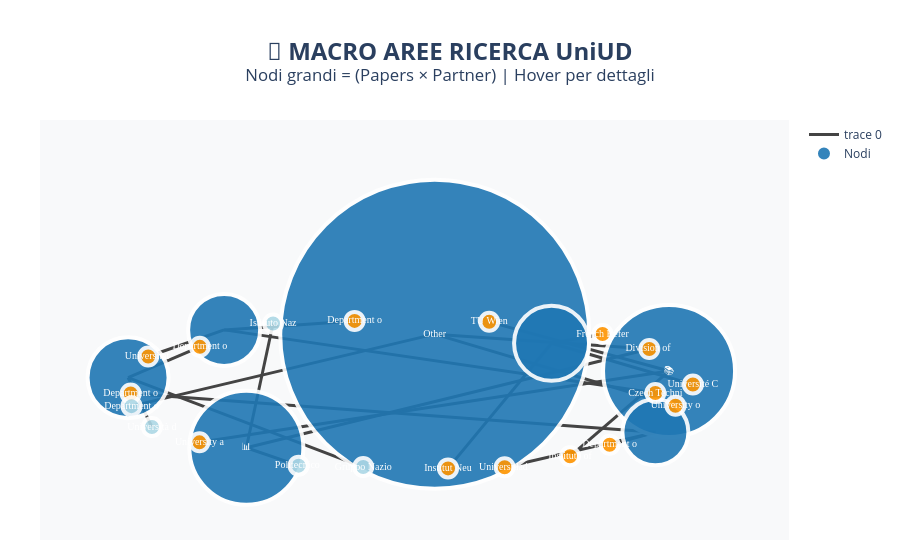

Notebook code for this chart:
### Code cell
import pandas as pd
import networkx as nx
import re
import plotly.graph_objects as go
from collections import Counter, defaultdict
import numpy as np

# === CARICAMENTO DATI ===
df = pd.read_csv("nuovo_dataset.csv")
df = df.dropna(subset=["Affiliations"])
df["AffiliationsList"] = df["Affiliations"].str.split(";")

def is_udine(aff): 
    return bool(re.search(r"\bUdine\b", aff, re.IGNORECASE))

def classify_affiliation(aff):
    aff_lower = aff.lower()
    italian_keywords = ["italy", "udine", "padova", "padua", "milano", "roma", "bozen", "trieste"]
    return "Italian" if any(kw in aff_lower for kw in italian_keywords) else "Foreign"

df_udine = df[df["AffiliationsList"].apply(lambda affs: any(is_udine(a) for a in affs))]

# === MACRO AREE di RICERCA (definite dai topics dominanti) ===
df_udine['Keywords'] = df_udine['Author Keywords'].fillna('') + ';' + df_udine['Index Keywords'].fillna('')
all_keywords = []
for kw_str in df_udine['Keywords']:
    if pd.notna(kw_str):
        all_keywords.extend([k.strip().lower() for k in re.split(r'[;,]', str(kw_str)) if len(k.strip()) > 2])

keyword_freq = Counter(all_keywords)
print("Top Keywords grezzi:", keyword_freq.most_common(15))

# 🎯 MACRO AREE IDENTIFICATE DAL DATASET
MACRO_AREE = {
    '🧮 ALGORITHMS & AI': ['algorithms', 'optimization', 'combinatorial', 'hyper-heuristic', 'simulated annealing'],
    '🔬 DEEP LEARNING': ['deep learning', 'artificial intelligence', 'machine learning', 'neural network'],
    '⚛️ QUANTUM PHYSICS': ['quantum', 'entanglement', 'quantum physics'],
    '📊 MATHEMATICS': ['mathematics', 'lyapunov', 'stability', 'model'],
    '🏥 MEDICAL AI': ['prostate cancer', 'biopsy', 'mri', 'cancer'],
    '🔬 CHEMISTRY': ['eutectic solvents', 'bragg-williams', 'thermodynamics', 'solvent'],
    '📚 PHYSICS ED': ['physics education', 'teaching', 'learning']
}

# === ASSEGNAZIONE A MACRO AREE ===
df_udine['MacroArea'] = 'Other'
for macro, keywords in MACRO_AREE.items():
    mask = df_udine['Keywords'].str.lower().str.contains('|'.join(keywords), na=False, case=False)
    df_udine.loc[mask, 'MacroArea'] = macro

macro_counts = df_udine['MacroArea'].value_counts()
print("\n📈 MACRO AREE UniUD:")
for area, count in macro_counts.items():
    print(f"  {area}: {count} papers")

# === GRAFO MACRO AREE + PARTNER ===
G = nx.Graph()

# 1. MACRO AREE (NODI GRANDI per numero papers + grado futuro)
for macro_area in macro_counts.index:
    papers_count = macro_counts[macro_area]
    G.add_node(macro_area, 
               type='macro_area',
               papers=papers_count,
               degree=0)  # Verrà calcolato dopo

# 2. Università partner principali (per area)
uni_per_area = defaultdict(lambda: defaultdict(int))

for _, row in df_udine.iterrows():
    macro = row['MacroArea']
    affs = [a.strip() for a in row["AffiliationsList"]]
    
    for aff in affs:
        if not is_udine(aff):
            uni_type = classify_affiliation(aff)
            uni_per_area[macro][aff] += 1

# Aggiungi top 3 università per macro area
top_unis_per_macro = {}
for macro, unis in uni_per_area.items():
    top_unis = sorted(unis.items(), key=lambda x: x[1], reverse=True)[:3]
    top_unis_per_macro[macro] = top_unis
    
    for uni, collab_count in top_unis:
        uni_type = classify_affiliation(uni)
        short_name = uni.split(',')[0][:20]
        G.add_node(uni, type='uni', role=uni_type, short_name=short_name, collab_count=collab_count)

# 3. CONNESSIONI MACRO -> UNI
for macro, top_unis in top_unis_per_macro.items():
    for uni, count in top_unis:
        G.add_edge(macro, uni, weight=count)

# 4. CALCOLA GRADI (per dimensionare nodi macro)
for node in G.nodes:
    if G.nodes[node]['type'] == 'macro_area':
        G.nodes[node]['degree'] = G.degree(node)
        papers = G.nodes[node]['papers']
        # Dimensione = papers * degree (importanza)
        G.nodes[node]['size'] = 30 + 15*papers/5 + 10*G.degree(node)

print(f"\n🌐 Grafo: {G.number_of_nodes()} nodi | {G.number_of_edges()} archi")

# === VISUALIZZAZIONE ===
pos = nx.spring_layout(G, k=5, iterations=100, seed=42)

# Edge traces
edge_x, edge_y, edge_weights = [], [], []
for edge in G.edges(data=True):
    x0, y0 = pos[edge[0]]; x1, y1 = pos[edge[1]]
    edge_x += [x0, x1, None]; edge_y += [y0, y1, None]
    edge_weights.append(edge[2]['weight'])

edge_trace = go.Scatter(x=edge_x, y=edge_y,
                       line=dict(width=3, color='#444'),
                       hoverinfo='none', mode='lines')

# Node traces
node_x, node_y, node_text, node_color, node_size, node_labels = [], [], [], [], [], []

for node, data in G.nodes(data=True):
    x, y = pos[node]
    node_x.append(x); node_y.append(y)
    
    if data['type'] == 'macro_area':
        label = node.split(' ')[0][:10]  # Primo parola
        text = f"""
        <b>{node}</b><br>
        📊 Papers: {data['papers']}<br>
        🌐 Partner: {data['degree']}<br>
        💪 Score: {data['size']:.0f}<br>
        <b>Top Partner:</b><br>{list(top_unis_per_macro[node])[0][0] if node in top_unis_per_macro else 'N/A'}
        """
        node_color.append('#1f77b4')
        node_size.append(data['size'])
        node_labels.append(label)
    else:  # Università
        label = data['short_name']
        text = f"{data['short_name']}<br>🤝 {data['collab_count']} papers<br>{data['role'].title()}"
        role = data['role']
        node_color.append('lightblue' if role=='Italian' else '#ff9500')
        node_size.append(18)
        node_labels.append(label[:12])

node_trace = go.Scatter(x=node_x, y=node_y,
                       mode='markers+text',
                       text=node_labels,
                       textposition="middle center",
                       hoverinfo='text',
                       hovertext=node_text,
                       marker=dict(size=node_size, color=node_color, 
                                 line=dict(width=4, color='white'), opacity=0.9),
                       textfont=dict(size=10, color='white', family='Arial Black'),
                       name='Nodi')

# Legenda
legend_traces = [
    go.Scatter(marker=dict(size=40, color='#1f77b4', line=dict(width=4,color='white')), 
               name='Macro Aree (grado×papers)'),
    go.Scatter(marker=dict(size=18, color='lightblue'), name='Partner Italia'),
    go.Scatter(marker=dict(size=18, color='#ff9500'), name='Partner Estero')
]

fig = go.Figure(data=[edge_trace, node_trace] + legend_traces)
fig.update_layout(
    title=dict(text="<b>🎯 MACRO AREE RICERCA UniUD</b><br><sup>Nodi grandi = (Papers × Partner) | Hover per dettagli</sup>", 
               x=0.5, font=dict(size=24)),
    showlegend=True, hovermode='closest',
    margin=dict(l=40, r=20, t=120, b=20),
    paper_bgcolor='white', plot_bgcolor='#f8f9fa',
    xaxis=dict(showgrid=False, zeroline=False, showticklabels=False),
    yaxis=dict(showgrid=False, zeroline=False, showticklabels=False)
)

fig.show()

# === TABELLA RIEPILOGO ===
print("\n📋 MACRO AREE + TOP PARTNER:")
for macro in macro_counts.index:
    if macro != 'Other':
        print(f"\n{macro}")
        print(f"  📊 Papers: {macro_counts[macro]}")
        print(f"  🌐 Partner: {G.degree(macro)}")
        if macro in top_unis_per_macro:
            for uni, count in top_unis_per_macro[macro][:2]:
                uni_type = classify_affiliation(uni)
                print(f"  🤝 {uni.split(',')[0][:30]} ({count} papers) [{uni_type}]")

### Figure 1 — Plotly figure (JSON) as saved in the notebook; plotly's stock layout.template omitted (floating-point values rounded to 4 significant figures)
{"data": [{"hoverinfo": "none", "line": {"color": "#444", "width": 3}, "mode": "lines", "type": "scatter", "x": [0.08891, 0.9386, null, 0.08891, -0.9812, null, 0.08891, 0.8461, null, 0.9159, 0.5663, null, 0.9159, -0.7414, null, 0.9159, 0.2811, null, -0.5759, -0.4817, null, -0.5759, 0.8461, null, -0.5759, -0.3915, null, -0.9933, -0.9092, null, -0.9933, -0.7401, null, -0.9933, -0.1635, null, 0.5013, 0.1359, null, 0.5013, 1, null, 0.5013, 0.6811, null, -0.6543, -0.9223, null, -0.6543, -0.1939, null, -0.6543, 0.8676, null, 0.8677, -0.9842, null, 0.8677, 0.3357, null, 0.8677, 0.7061, null], "y": [0.7608, -0.1653, null, 0.7608, -0.1702, null, 0.7608, 0.5688, null, 0.2834, -0.8189, null, 0.2834, -0.6381, null, 0.2834, 0.9197, null, -0.7081, 0.8986, null, -0.7081, 0.5688, null, -0.7081, -0.9395, null, 0.1981, -0.4398, null, 0.1981, 0.5964, null, 0.1981, -0.9576, null, 0.6424, -0.9748, null, 0.6424, 0.1096, null, 0.6424, 0.7617, null, 0.8155, 0.4716, null, 0.8155, 0.9318, null, 0.8155, -0.0007537, null, -0.509, -0.006008, null, -0.509, -0.9601, null, -0.509, -0.6702, null]}, {"hoverinfo": "text", "hovertext": [], "marker": {"color": ["#1f77b4", "#1f77b4", "#1f77b4", "#1f77b4", "#1f77b4", "#1f77b4", "#1f77b4", "lightblue", "#ff9500", "lightblue", "#ff9500", "#ff9500", "#ff9500", "#ff9500", "#ff9500", "#ff9500", "lightblue", "#ff9500", "lightblue", "#ff9500", "lightblue", "#ff9500", "#ff9500", "#ff9500", "#ff9500", "#ff9500", "#ff9500"], "line": {"color": "white", "width": 4}, "opacity": 0.9, "size": [309, 132, 114, 81, 75, 72, 66, 18, 18, 18, 18, 18, 18, 18, 18, 18, 18, 18, 18, 18, 18, 18, 18, 18, 18, 18, 18]}, "mode": "markers+text", "name": "Nodi", "text": ["Other", "📚", "📊", "🧮", "🏥", "🔬", "🔬", "Università d", "Department o", "Gruppo Nazio", "Institute of", "University a", "TU Wien", "Department o", "Universidad ", "Department o", "Istituto Naz", "Division of ", "Politecnico ", "University o", "Department o", "Universitat ", "Department o", "Czech Techni", "Institut Neu", "Université C", "French Refer"], "textfont": {"color": "white", "family": "Arial Black", "size": 10}, "textposition": "middle center", "type": "scatter", "x": [0.08891, 0.9159, -0.5759, -0.9933, 0.5013, -0.6543, 0.8677, -0.9092, -0.7401, -0.1635, 0.5663, -0.7414, 0.2811, -0.9842, 0.3357, 0.7061, -0.4817, 0.8461, -0.3915, 0.9386, -0.9812, -0.9223, -0.1939, 0.8676, 0.1359, 1, 0.6811], "y": [0.7608, 0.2834, -0.7081, 0.1981, 0.6424, 0.8155, -0.509, -0.4398, 0.5964, -0.9576, -0.8189, -0.6381, 0.9197, -0.006008, -0.9601, -0.6702, 0.8986, 0.5688, -0.9395, -0.1653, -0.1702, 0.4716, 0.9318, -0.0007537, -0.9748, 0.1096, 0.7617]}, {"marker": {"color": "#1f77b4", "line": {"color": "white", "width": 4}, "size": 40}, "name": "Macro Aree (grado×papers)", "type": "scatter"}, {"marker": {"color": "lightblue", "size": 18}, "name": "Partner Italia", "type": "scatter"}, {"marker": {"color": "#ff9500", "size": 18}, "name": "Partner Estero", "type": "scatter"}], "layout": {"hovermode": "closest", "margin": {"b": 20, "l": 40, "r": 20, "t": 120}, "paper_bgcolor": "white", "plot_bgcolor": "#f8f9fa", "showlegend": true, "title": {"font": {"size": 24}, "text": "<b>🎯 MACRO AREE RICERCA UniUD</b><br><sup>Nodi grandi = (Papers × Partner) | Hover per dettagli</sup>", "x": 0.5}, "xaxis": {"showgrid": false, "showticklabels": false, "zeroline": false}, "yaxis": {"showgrid": false, "showticklabels": false, "zeroline": false}}}
